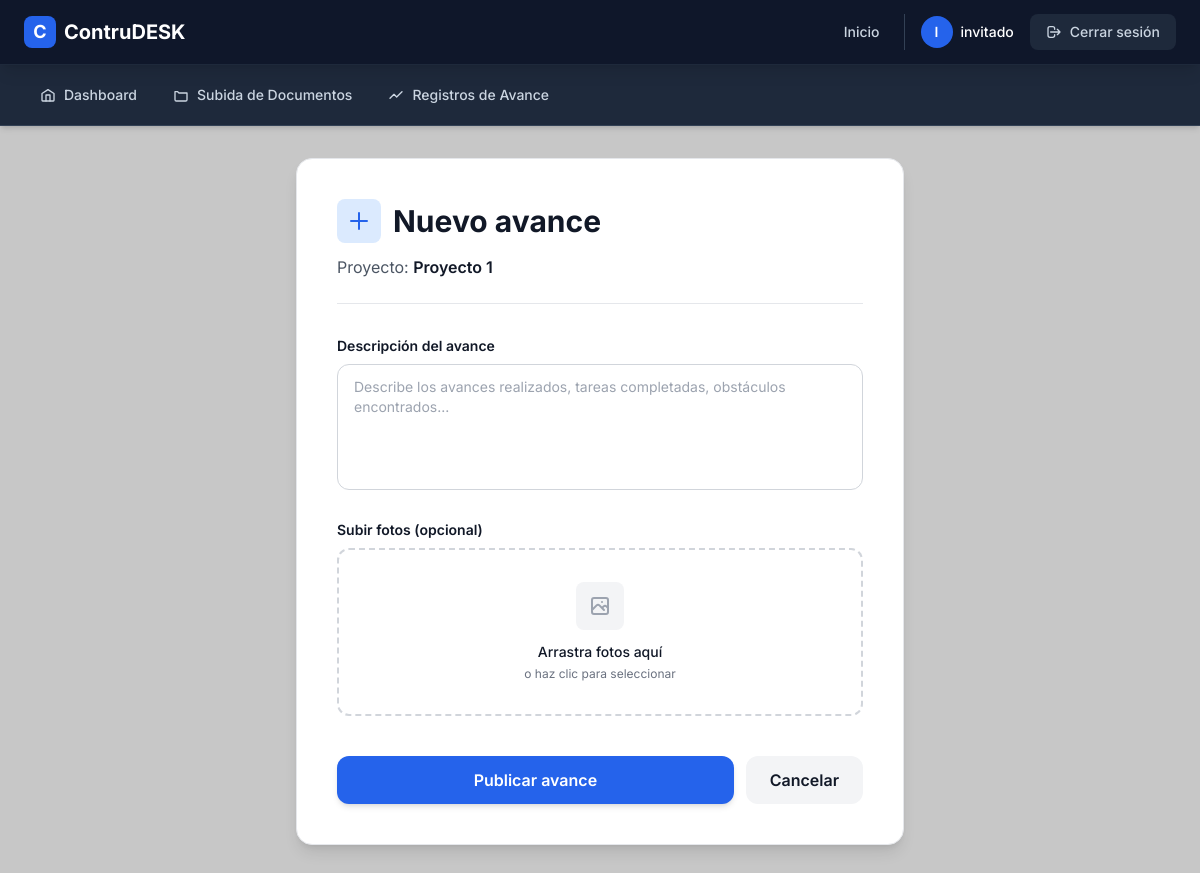
Page /miembro/proyecto/1/avances/nuevo (signed in) on the committed database.
### app/models.py (models this page shows, shortened)
class AdminUser(UserMixin, db.Model):
    __tablename__ = "admin_users"
    id = db.Column(db.Integer, primary_key=True)
    nombre = db.Column(db.String(120), nullable=False)
    email = db.Column(db.String(120), unique=True, nullable=False)
    password_hash = db.Column(db.String(255), nullable=False)
    roles = db.relationship('Role', secondary='user_roles', backref=db.backref('users', lazy='dynamic'))
    def has_role(self, role_name):
        return any(role.name == role_name for role in self.roles)
    @property
    def is_authenticated(self):
        return True

class Project(db.Model):
    __tablename__ = 'projects'
    id = db.Column(db.Integer, primary_key=True)
    name = db.Column(db.String(128), nullable=False)
    description = db.Column(db.Text)
    start_date = db.Column(db.DateTime, default=datetime.utcnow)
    end_date = db.Column(db.DateTime)
    progress = db.Column(db.Integer, default=0)
    status = db.Column(db.String(50), default='activo')  # Ej: activo, suspendido, finalizado
    archived = db.Column(db.Boolean, default=False)  # Indicador de archivo
    admin_comment = db.Column(db.Text)
    total_budget = db.Column(db.Float, default=0.0)
    budget_file = db.Column(db.String(255))
    schedule_file = db.Column(db.String(255))
    creator_id = db.Column(db.Integer, db.ForeignKey('admin_users.id'), nullable=False)
    creator = db.relationship('AdminUser', backref='created_projects')

### app/routes/miembro.py (the view, shortened to what this page needs)
@miembro_bp.route('/proyecto/<int:project_id>/avances/nuevo', methods=['GET', 'POST'])
@login_required
def nuevo_avance(project_id):
    project = Project.query.get_or_404(project_id)
    form = ProgressForm()
    return render_template("miembro/nuevo_avance.html", form=form, project=project)

### app/forms.py
class ProgressForm(FlaskForm):
    description = TextAreaField("Descripción del avance", validators=[DataRequired()])
    photos = MultipleFileField("Subir fotos (opcional)")
    submit = SubmitField("Guardar avance")

### app/templates/miembro/nuevo_avance.html (shortened to what this page needs)
{% extends "layout.html" %}
{% block content %}
<div class="min-h-screen py-8">
    <div class="container mx-auto px-4 sm:px-6 lg:px-8 max-w-2xl">
        <div class="bg-white rounded-2xl shadow-lg border border-gray-200 p-6 sm:p-8 lg:p-10">
            <div class="mb-8 pb-6 border-b border-gray-200">
                <div class="flex items-center gap-3 mb-3">
                    <div class="p-2.5 bg-blue-100 rounded-lg">
                        <svg class="w-6 h-6 text-blue-600" fill="none" stroke="currentColor" viewBox="0 0 24 24">
                            <path stroke-linecap="round" stroke-linejoin="round" stroke-width="2" d="M12 4v16m8-8H4"/>
                        </svg>
                    </div>
                    <h2 class="text-2xl sm:text-3xl font-bold text-gray-900">Nuevo avance</h2>
                </div>
                <p class="text-gray-600 text-sm sm:text-base">Proyecto: <span class="font-semibold text-gray-900">{{ project.name }}</span></p>
            </div>
            <form method="POST" enctype="multipart/form-data" class="space-y-6">
                <div>
                    <label class="block text-sm font-semibold text-gray-900 mb-2">
                        {{ form.description.label.text }}
                    </label>
                    {{ form.description(class="w-full px-4 py-3 text-sm border border-gray-300 rounded-xl focus:outline-none focus:border-blue-500 focus:ring-2 focus:ring-blue-500 focus:ring-opacity-20 transition-all duration-200 resize-none", rows="5", placeholder="Describe los avances realizados, tareas completadas, obstáculos encontrados...") }}
                </div>
                <div>
                    <label class="block text-sm font-semibold text-gray-900 mb-2">
                        {{ form.photos.label.text }}
                    </label>
                    <div id="dropZone" class="relative border-2 border-dashed border-gray-300 rounded-xl p-6 sm:p-8 text-center hover:border-blue-400 hover:bg-blue-50/30 transition-all duration-200 cursor-pointer group">
                        <div class="flex flex-col items-center">
                            <div class="p-3 bg-gray-100 rounded-lg mb-3 group-hover:bg-blue-100 transition-colors">
                            </div>
                            <p class="text-sm font-medium text-gray-900">Arrastra fotos aquí</p>
                            <p class="text-xs text-gray-500 mt-1">o haz clic para seleccionar</p>
                        </div>
                    </div>
                </div>
                <div class="flex gap-3 pt-4">
                    <button type="submit" class="flex-1 py-3 px-4 bg-blue-600 hover:bg-blue-700 text-white font-semibold rounded-xl shadow-md hover:shadow-lg transition-all duration-200 focus:outline-none focus:ring-2 focus:ring-blue-500 focus:ring-offset-2 text-sm sm:text-base">
                        Publicar avance
                    </button>
                    <a href="javascript:history.back()" class="py-3 px-6 bg-gray-100 hover:bg-gray-200 text-gray-900 font-semibold rounded-xl transition-all duration-200 text-sm sm:text-base">
                        Cancelar
                    </a>
                </div>
            </form>
        </div>
    </div>
</div>
{% endblock %}

### app/templates/layout.html (shortened to what this page needs)
<!DOCTYPE html>
<html lang="es">
<head>
  <script src="https://cdn.tailwindcss.com"></script>
</head>
<body class="min-h-screen flex flex-col">
  <header class="w-full bg-slate-900 border-b border-slate-800 sticky top-0 z-50 shadow-lg">
    <div class="max-w-full mx-auto px-3 sm:px-4 lg:px-6">
      <div class="flex items-center justify-between h-16">
        <a href="{{ url_for('main.index') }}" class="flex items-center gap-2 group">
          <div class="w-8 h-8 bg-blue-600 rounded-lg flex items-center justify-center group-hover:bg-blue-700 transition-colors">
            <span class="text-white font-bold text-lg">C</span>
          </div>
          <span class="text-xl font-bold text-white hidden sm:inline">
            ContruDESK
          </span>
        </a>
        <nav class="hidden lg:flex items-center gap-6">
          {% if current_user.is_authenticated %}
            {% if current_user.has_role('admin') %}
              <a href="{{ url_for('admin.admin_dashboard') }}" class="text-sm text-slate-300 hover:text-white transition-colors font-medium">
                Panel Admin
              </a>
              <a href="{{ url_for('admin.notificaciones') }}" class="relative">
                🔔
                {% set unread = current_user.system_notifications | selectattr("read", "equalto", False) | list | length %}
                {% if unread > 0 %}
                  <span class="absolute -top-1 -right-2 bg-red-600 text-white text-xs px-2 py-0.5 rounded-full">
                    {{ unread }}
                  </span>
                {% endif %}
              </a>
            {% elif current_user.has_role('editor') %}
              <a href="{{ url_for('editor.editor_dashboard') }}" class="text-sm text-slate-300 hover:text-white transition-colors font-medium">
                Dashboard Editor
              </a>
            {% elif current_user.has_role('miembro') %}
              <a href="{{ url_for('miembro.miembro_dashboard') }}" class="text-sm text-slate-300 hover:text-white transition-colors font-medium">
                Dashboard Miembro
              </a>
            {% elif current_user.has_role('lector') %}
            {% else %}
              <a href="{{ url_for('main.index') }}" class="text-sm text-slate-300 hover:text-white transition-colors font-medium">
                Inicio
              </a>
            {% endif %}
            <div class="flex items-center gap-4 pl-4 border-l border-slate-700">
              <div class="flex items-center gap-2">
                <div class="w-8 h-8 bg-blue-600 rounded-full flex items-center justify-center">
                  <span class="text-white text-sm font-semibold">{{ current_user.nombre[0]|upper }}</span>
                </div>
                <span class="text-sm text-white font-medium">{{ current_user.nombre }}</span>
              </div>
              <a href="{{ url_for('auth.logout') }}" class="inline-flex items-center gap-2 px-4 py-2 bg-slate-800 hover:bg-slate-700 text-slate-300 hover:text-white rounded-lg text-sm font-medium transition-colors">
                <svg class="w-4 h-4" fill="none" stroke="currentColor" viewBox="0 0 24 24">
                  <path stroke-linecap="round" stroke-linejoin="round" stroke-width="2" d="M17 16l4-4m0 0l-4-4m4 4H7m6 4v1a3 3 0 01-3 3H6a3 3 0 01-3-3V7a3 3 0 013-3h4a3 3 0 013 3v1"/>
                </svg>
                Cerrar sesión
              </a>
            </div>
          {% else %}
            <a href="{{ url_for('auth.login') }}" class="inline-flex items-center gap-2 px-4 py-2 bg-blue-600 hover:bg-blue-700 text-white rounded-lg text-sm font-semibold transition-colors">
              Iniciar Sesión
            </a>
          {% endif %}
        </nav>
      </div>
    </div>
  </header>
  {% if current_user.is_authenticated %}
    <nav class="bg-slate-800 border-b border-slate-700 shadow-md">
      <div class="max-w-full mx-auto px-3 sm:px-4 lg:px-6">
        <div class="hidden md:flex items-center gap-1 py-3 overflow-x-auto">
          {% if current_user.has_role('admin') %}
            <a href="{{ url_for('admin.dashboard_control') }}" class="inline-flex items-center gap-2 px-3 py-2 text-xs font-medium text-slate-300 hover:text-white hover:bg-slate-700 rounded-lg transition-colors whitespace-nowrap">
                <svg class="w-4 h-4" fill="none" stroke="currentColor" viewBox="0 0 24 24">
                  <path stroke-linecap="round" stroke-linejoin="round" stroke-width="2" d="M3 12l2-2m0 0l7-7 7 7M5 10v10a1 1 0 001 1h3m10-11l2 2m-2-2v10a1 1 0 01-1 1h-3m-6 0a1 1 0 001-1v-4a1 1 0 011-1h2a1 1 0 011 1v4a1 1 0 001 1m-6 0h6"/>
                </svg>
                Dashboard de Control
            </a>
            <a href="{{ url_for('admin.usuarios') }}" class="inline-flex items-center gap-2 px-4 py-2 text-sm font-medium text-slate-300 hover:text-white hover:bg-slate-700 rounded-lg transition-colors whitespace-nowrap">
              <svg class="w-4 h-4" fill="none" stroke="currentColor" viewBox="0 0 24 24">
                <path stroke-linecap="round" stroke-linejoin="round" stroke-width="2" d="M12 4.354a4 4 0 110 5.292M15 21H3v-1a6 6 0 0112 0v1zm0 0h6v-1a6 6 0 00-9-5.197M13 7a4 4 0 11-8 0 4 4 0 018 0z"/>
              </svg>
              Usuarios
            </a>
            <a href="{{ url_for('admin.list_projects') }}" class="inline-flex items-center gap-2 px-4 py-2 text-sm font-medium text-slate-300 hover:text-white hover:bg-slate-700 rounded-lg transition-colors whitespace-nowrap">
              <svg class="w-4 h-4" fill="none" stroke="currentColor" viewBox="0 0 24 24">
                <path stroke-linecap="round" stroke-linejoin="round" stroke-width="2" d="M3 7v10a2 2 0 002 2h14a2 2 0 002-2V9a2 2 0 00-2-2h-6l-2-2H5a2 2 0 00-2 2z"/>
              </svg>
              Proyectos
            </a>
            <a href="{{ url_for('admin.assign_user_to_project') }}" class="inline-flex items-center gap-2 px-4 py-2 text-sm font-medium text-slate-300 hover:text-white hover:bg-slate-700 rounded-lg transition-colors whitespace-nowrap">
              <svg class="w-4 h-4" fill="none" stroke="currentColor" viewBox="0 0 24 24">
                <path stroke-linecap="round" stroke-linejoin="round" stroke-width="2" d="M18 9v3m0 0v3m0-3h3m-3 0h-3m-2-5a4 4 0 11-8 0 4 4 0 018 0zM3 20a6 6 0 0112 0v1H3v-1z"/>
              </svg>
              Asignar Usuarios
            </a>
            <a href="{{ url_for('admin.listar_incidencias') }}" class="inline-flex items-center gap-2 px-4 py-2 text-sm font-medium text-slate-300 hover:text-white hover:bg-slate-700 rounded-lg transition-colors whitespace-nowrap">
              <svg class="w-4 h-4" fill="none" stroke="currentColor" viewBox="0 0 24 24">
                <path stroke-linecap="round" stroke-linejoin="round" stroke-width="2" d="M9 5H7a2 2 0 00-2 2v12a2 2 0 002 2h10a2 2 0 002-2V7a2 2 0 00-2-2h-2M9 5a2 2 0 002 2h2a2 2 0 002-2M9 5a2 2 0 012-2h2a2 2 0 012 2m-6 9l2 2 4-4"/>
              </svg>
              Incidencias
            </a>
            <a href="{{ url_for('admin.ver_reportes') }}"
              class="inline-flex items-center gap-2 px-4 py-2 text-sm font-medium text-slate-300
                      hover:text-white hover:bg-slate-700 rounded-lg transition-colors whitespace-nowrap">
              <svg xmlns="http://www.w3.org/2000/svg"
                  fill="none" viewBox="0 0 24 24" stroke-width="2" stroke="currentColor"
                  class="w-4 h-4">
                <path stroke-linecap="round" stroke-linejoin="round"
                      d="M3 3v18h18M7 14l3-3 4 4 5-5"/>
              </svg>
              Reportes Técnicos
            </a>
            <a href="{{ url_for('admin.plantillas') }}"
              class="inline-flex items-center gap-2 px-4 py-2 text-sm font-medium text-slate-300
                      hover:text-white hover:bg-slate-700 rounded-lg transition-colors whitespace-nowrap">
              <svg xmlns="http://www.w3.org/2000/svg"
                  fill="none" viewBox="0 0 24 24" stroke-width="2" stroke="currentColor"
                  class="w-4 h-4">
                <path stroke-linecap="round" stroke-linejoin="round"
                      d="M9 12h6m-6 4h6m2 4H7a2 2 0 01-2-2V6a2 2 0 012-2h7l5 5v11a2 2 0 01-2 2z" />
              </svg>
              Plantillas
            </a>
            <a href="{{ url_for('admin.flujos_aprobacion') }}"
              class="inline-flex items-center gap-2 px-4 py-2 text-sm font-medium text-slate-300
                      hover:text-white hover:bg-slate-700 rounded-lg transition-colors whitespace-nowrap">
              <svg xmlns="http://www.w3.org/2000/svg"
                  fill="none" viewBox="0 0 24 24" stroke-width="2" stroke="currentColor"
                  class="w-4 h-4">
                <path stroke-linecap="round" stroke-linejoin="round"
                      d="M6 6h3m6 0h3m-9 0v12m6-12v12M6 18h3m6 0h3M9 12h6" />
              </svg>
              Flujos de Aprobación
            </a>
          {% elif current_user.has_role('invitado') %}
          <a href="{{ url_for('invitado.dashboard_invitado') }}"
            class="inline-flex items-center gap-2 px-4 py-2 text-sm font-medium text-slate-300
                    hover:text-white hover:bg-slate-700 rounded-lg transition-colors whitespace-nowrap">
            <svg xmlns="http://www.w3.org/2000/svg"
                fill="none" viewBox="0 0 24 24" stroke-width="2" stroke="currentColor"
                class="w-4 h-4">
              <path stroke-linecap="round" stroke-linejoin="round"
                    d="M3 9.75L12 4l9 5.75V20a1 1 0 01-1 1H4a1 1 0 01-1-1V9.75z" />
              <path stroke-linecap="round" stroke-linejoin="round"
                    d="M9 21V12h6v9" />
            </svg>
            Dashboard
          </a>
          <a href="{{ url_for('invitado.documentos_invitado') }}"
              class="inline-flex items-center gap-2 px-4 py-2 text-sm font-medium text-slate-300
                      hover:text-white hover:bg-slate-700 rounded-lg transition-colors whitespace-nowrap">
              <svg xmlns="http://www.w3.org/2000/svg"
                  fill="none" viewBox="0 0 24 24" stroke-width="2" stroke="currentColor"
                  class="w-4 h-4">
                <path stroke-linecap="round" stroke-linejoin="round"
                      d="M3 7h4l2 2h12v10a2 2 0 01-2 2H5a2 2 0 01-2-2V7z" />
              </svg>
              Subida de Documentos
            </a>
            <a href="{{ url_for('invitado.listar_proyectos') }}"
                class="inline-flex items-center gap-2 px-4 py-2 text-sm font-medium text-slate-300
                        hover:text-white hover:bg-slate-700 rounded-lg transition-colors whitespace-nowrap">
                <svg xmlns="http://www.w3.org/2000/svg"
                    fill="none" viewBox="0 0 24 24" stroke-width="2" stroke="currentColor"
                    class="w-4 h-4">
                  <path stroke-linecap="round" stroke-linejoin="round"
                        d="M3 17l6-6 4 4 8-8" />
                </svg>
                Registros de Avance
              </a>
          {% endif %}
        </div>
      </div>
    </nav>
  {% endif %}
  <main class="flex-grow">
    {% block content %}{% endblock %}
  </main>
</body>
</html>

### app/templates/layout.html (style rules this page uses)
body { font-family: 'Inter', sans-serif !important; background-color: #c7c7c7 !important; }

### rows in the picture
AdminUser: nombre "I", nombre "invitado"
Project: name "Proyecto 1"
